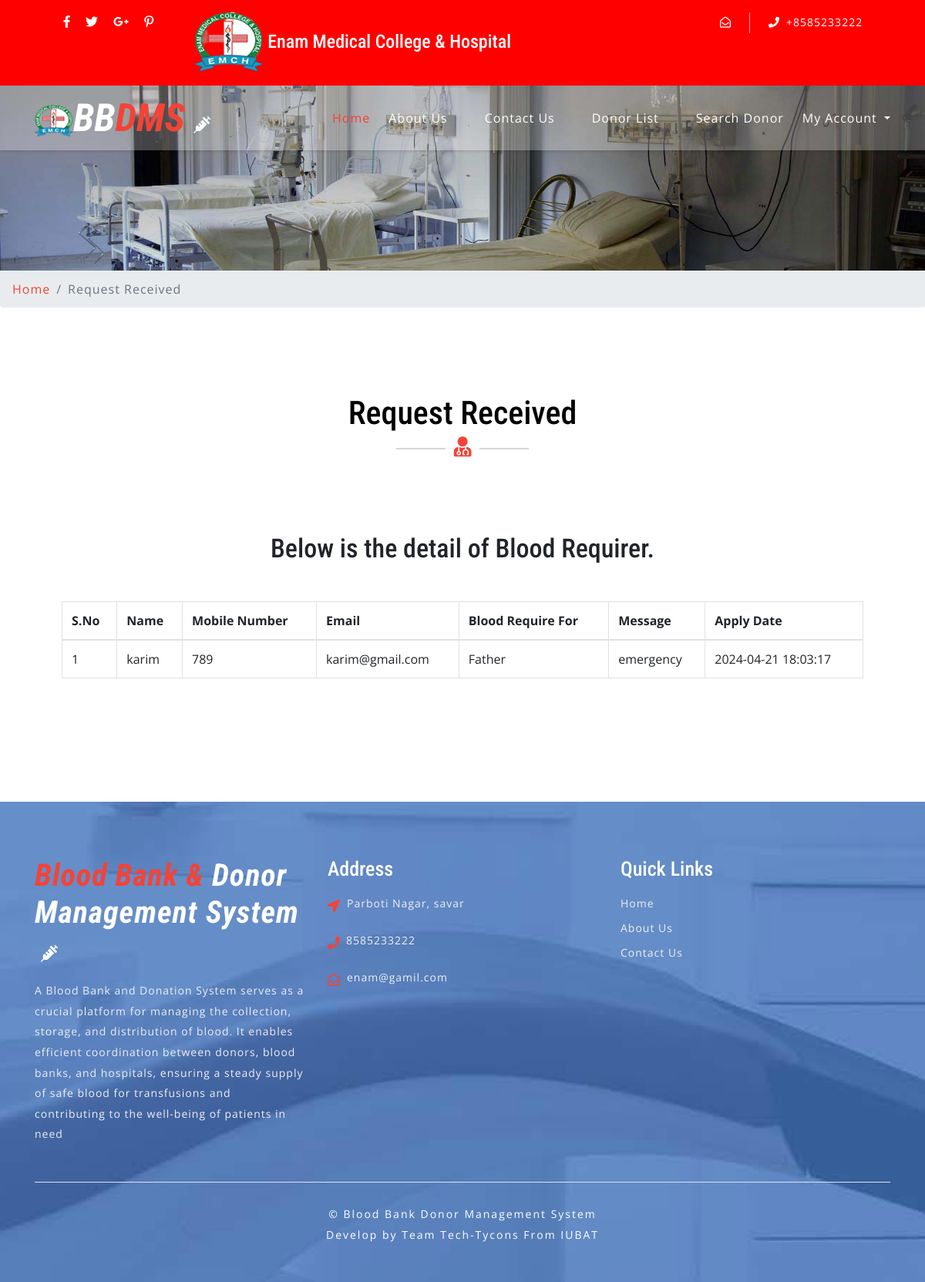
Page /request-received.php (signed in) on the committed database.
### tables this page shows
CREATE TABLE `tblcontactusinfo` (
  `id` int(11) NOT NULL,
  `Address` tinytext DEFAULT NULL,
  `EmailId` varchar(255) DEFAULT NULL,
  `ContactNo` char(11) DEFAULT NULL
);

CREATE TABLE `tblbloodrequirer` (
  `ID` int(10) NOT NULL,
  `BloodDonarID` int(10) DEFAULT NULL,
  `name` varchar(250) DEFAULT NULL,
  `EmailId` varchar(250) DEFAULT NULL,
  `ContactNumber` bigint(10) DEFAULT NULL,
  `BloodRequirefor` varchar(250) DEFAULT NULL,
  `Message` mediumtext DEFAULT NULL,
  `ApplyDate` timestamp NULL DEFAULT current_timestamp()
);

### request-received.php (the view, shortened to what this page needs)
<?php
include('includes/config.php');
if (strlen($_SESSION['bbdmsdid']==0)) {
  header('location:logout.php');
  } else{
  ?>
<!DOCTYPE html>
<html lang="zxx">
<head>
	<link rel="stylesheet" href="css/bootstrap.css">
	<link rel="stylesheet" href="css/style.css" type="text/css" media="all" />
	<link rel="stylesheet" href="css/fontawesome-all.css">
</head>
<body>
	<?php include('includes/header.php');?>
	<div class="inner-banner-w3ls">
	</div>
	<div class="breadcrumb-agile">
		<div aria-label="breadcrumb">
			<ol class="breadcrumb">
				<li class="breadcrumb-item">
					<a href="index.php">Home</a>
				</li>
				<li class="breadcrumb-item active" aria-current="page">Request Received</li>
			</ol>
		</div>
	</div>
	<div class="appointment py-5">
		<div class="py-xl-5 py-lg-3">
			<div class="w3ls-titles text-center mb-5">
				<h3 class="title">Request Received</h3>
				<span>
					<i class="fas fa-user-md"></i>
				</span>
			</div>
			<div class="d-flex">
				<div class="contact-right-w3l appoint-form" style="width:100% !important;">
					<h5 class="title-w3 text-center mb-5">Below is the detail of Blood Requirer.</h5>
					<table border="1" class="table table-bordered">
                                    <thead>
                                         <tr>
                                         	<th>S.No</th>
                                            <th>Name</th>
                                            <th>Mobile Number</th>
                                            <th>Email</th>
                                            <th>Blood Require For</th>
                                            <th>Message</th>
                                            <th>Apply Date</th>
                                        </tr>
                                    </thead>
                                    <tbody>
                                        <tr><?php
                                          $uid=$_SESSION['bbdmsdid'];
$sql="SELECT tblbloodrequirer.BloodDonarID,tblbloodrequirer.name,tblbloodrequirer.EmailId,tblbloodrequirer.ContactNumber,tblbloodrequirer.BloodRequirefor,tblbloodrequirer.Message,tblbloodrequirer.ApplyDate,tblblooddonars.id as donid from  tblbloodrequirer join tblblooddonars on tblblooddonars.id=tblbloodrequirer.BloodDonarID where tblbloodrequirer.BloodDonarID=:uid";
$query = $dbh -> prepare($sql);
$query->bindParam(':uid',$uid,PDO::PARAM_STR);
$query->execute();
$results=$query->fetchAll(PDO::FETCH_OBJ);
$cnt=1;
if($query->rowCount() > 0)
{
foreach($results as $row)
{               ?>
                                            <td><?php echo htmlentities($cnt);?></td>
                                        <td><?php  echo htmlentities($row->name);?></td>
                                             <td><?php  echo htmlentities($row->ContactNumber);?></td>
                                             <td><?php  echo htmlentities($row->EmailId);?></td>
                                          <td><?php  echo htmlentities($row->BloodRequirefor);?></td>
                 <td><?php  echo htmlentities($row->Message);?>
                  </td>
                                            <td>
                                              <?php  echo htmlentities($row->ApplyDate);?>
                                            </td>
                                        </tr>
                                    <?php $cnt=$cnt+1;}} else {?>
                                        <tr>
                                            <th colspan="8" style="color:red;"> No Record found</th>
                                        </tr>
                                    <?php } ?>
                                    </tbody>
                                </table>
				</div>
			</div>
		</div>
	</div>
	<?php include('includes/footer.php');?>
	<link rel="stylesheet" href="css/jquery-ui.css" />
</body>
</html><?php } ?>

### includes/header.php (shortened to what this page needs)
    <header>
        <div class="top-bar py-3">
            <div class="container">
                <div class="row">
                    <div class="col-lg-7 top-social-agile">
                        <div class="row">
                            <ul class="col-lg-4 col-6 top-right-info text-center">
                                <li>
                                    <a href="#">
                                        <i class="fab fa-facebook-f"></i>
                                    </a>
                                </li>
                                <li class="mx-3">
                                    <a href="#">
                                        <i class="fab fa-twitter"></i>
                                    </a>
                                </li>
                                <li>
                                    <a href="#">
                                        <i class="fab fa-google-plus-g"></i>
                                    </a>
                                </li>
                                <li class="ml-3">
                                    <a href="#">
                                        <i class="fab fa-pinterest-p"></i>
                                    </a>
                                </li>
                            </ul><?php
$sql = "SELECT * from tblcontactusinfo";
$query = $dbh -> prepare($sql);
$query->execute();
$results=$query->fetchAll(PDO::FETCH_OBJ);
if($query->rowCount() > 0)
{
foreach($results as $result)
{ ?>
                            <div class="enamdiv">
                                <h4 class="enam"><img src="images/enam_remove.png" alt=""> Enam Medical College & Hospital</h4>
                            </div>
                        </div>
                    </div>
                    <div class="col-lg-5 top-social-agile text-lg-right text-center">
                        <div class="row">
                            <div class="col-lg-7 col-6 top-w3layouts">
                                <p class="text-white">
                                    <i class="far fa-envelope-open mr-2" ></i>
                                </p>
                            </div>
                            <div class="col-lg-5 col-6 header-w3layouts pl-4 text-lg-left">
                                <p class="text-white">
                                    <i class="fas fa-phone mr-2"></i>+<?php  echo $result->ContactNo; ?></p>
                            </div>
                        </div><?php } } ?>
                    </div>
                </div>
            </div>
        </div>
    </header>
    <div id="home">
        <div class="main-top py-1">
            <nav class="navbar navbar-expand-lg navbar-light fixed-navi">
                <div class="container">
                    <h1>
                        <a class="navbar-brand font-weight-bold font-italic" href="index.php">
                        <img src="images/enam2.png" alt=""><span>BB</span>DMS
                            <i class="fas fa-syringe"></i>
                        </a>
                    </h1>
                    <div class="collapse navbar-collapse text-center" id="navbarSupportedContent">
                        <ul class="navbar-nav ml-lg-auto">
                            <li class="nav-item active mt-lg-0 mt-3">
                                <a class="nav-link" href="index.php">Home
                                </a>
                            </li>
                            <li class="nav-item mx-lg-4 my-lg-0 my-3">
                                <a class="nav-link" href="about.php">About Us</a>
                            </li>
                            <li class="nav-item mx-lg-4 my-lg-0 my-3">
                                <a class="nav-link" href="contact.php">Contact Us</a>
                            </li>
                            <li class="nav-item mx-lg-4 my-lg-0 my-3">
                                <a class="nav-link" href="donor-list.php">Donor List</a>
                            </li>
                            <li class="nav-item mx-lg-4 my-lg-0 my-3">
                                <a class="nav-link" href="search-donor.php">Search Donor</a>
                            </li>
                            <?php if (strlen($_SESSION['bbdmsdid']!=0)) {?>
                            <li class="nav-item dropdown">
                                <a class="nav-link dropdown-toggle" href="#" id="navbarDropdown" role="button" data-toggle="dropdown"
                                    aria-haspopup="true" aria-expanded="false">
                                    My Account
                                </a>
                            </li>
                            <?php } ?>
                    </div>
                </div>
            </nav>
        </div>
    </div>

### includes/footer.php (shortened to what this page needs)
<footer>
    <div class="w3ls-footer-grids pt-sm-4 pt-3">
      <div class="container py-xl-5 py-lg-3">
        <div class="row">
          <div class="col-md-4 w3l-footer">
            <h2 class="mb-sm-3 mb-2">
              <a href="index.php" class="text-white font-italic font-weight-bold">
                <span>Blood Bank & </span>Donor Management System
                <i class="fas fa-syringe ml-2"></i>
              </a>
            </h2>
            <p>
A Blood Bank and Donation System serves as a crucial platform for managing the collection, storage, and distribution of blood. It enables efficient coordination between donors, blood banks, and hospitals, ensuring a steady supply of safe blood for transfusions and contributing to the well-being of patients in need</p>
          </div>
          <div class="col-md-4 w3l-footer my-md-0 my-4">
            <h3 class="mb-sm-3 mb-2 text-white">Address</h3>
            <ul class="list-unstyled">
              <?php
$sql = "SELECT * from tblcontactusinfo";
$query = $dbh -> prepare($sql);
$query->execute();
$results=$query->fetchAll(PDO::FETCH_OBJ);
if($query->rowCount() > 0)
{
foreach($results as $result)
{ ?>
              <li>
                <i class="fas fa-location-arrow float-left"></i>
                <p class="ml-4">
                  <p class="pp">  Parboti Nagar, savar</p>
                <div class="clearfix"></div>
              </li>
              <li class="my-3">
                <i class="fas fa-phone float-left"></i>
                <p class="ml-4"><?php  echo $result->ContactNo; ?></p>
                <div class="clearfix"></div>
              </li>
              <li>
                <i class="far fa-envelope-open float-left"></i>
                <p class="pp">enam@gamil.com</p>
                <div class="clearfix"></div>
              </li>
            <?php } } ?></ul>
          </div>
          <div class="col-md-4 w3l-footer">
            <h3 class="mb-sm-3 mb-2 text-white">Quick Links</h3>
            <div class="nav-w3-l">
              <ul class="list-unstyled">
                <li>
                  <a href="index.php">Home</a>
                </li>
                <li class="mt-2">
                  <a href="about.php">About Us</a>
                </li>
                <li class="mt-2">
                  <a href="contact.php">Contact Us</a>
                </li>
              </ul>
            </div>
          </div>
        </div>
        <div class="border-top mt-5 pt-lg-4 pt-3 pb-lg-0 pb-3 text-center">
          <p class="copy-right-grids mt-lg-1">©  Blood Bank Donor Management System<br>
            Develop by Team Tech-Tycons From IUBAT
          </p>
        </div>
      </div>
    </div>
  </footer>

### css/style.css (style rules this page uses)
body { padding: 0; margin: 0; background: #FFF; font-family: 'Open Sans', sans-serif; }
body a { transition: 0.5s all; -webkit-transition: 0.5s all; -moz-transition: 0.5s all; -o-transition: 0.5s all; -ms-transition: 0.5s all; text-decoration: none; }
h1, h2, h3, h4, h5, h6 { margin: 0; padding: 0; font-family: 'Roboto Condensed', sans-serif; }
p { margin: 0; padding: 0; font-family: 'Open Sans', sans-serif; font-size: 15px; letter-spacing: 1px; line-height: 1.9; color: #999; }
ul, ol { margin: 0; padding: 0; }
.top-bar { background: red; }
.top-right-info li i { color: #fff; transition: 0.5s all; -webkit-transition: 0.5s all; -moz-transition: 0.5s all; -o-transition: 0.5s all; -ms-transition: 0.5s all; }
.top-right-info li { display: inline-block; }
.header-top_w3layouts p, .header-w3layouts p, .top-w3layouts p { font-size: 14px; }
.header-top_w3layouts, .header-w3layouts { border-left: 1px solid rgba(255, 255, 255, 0.63); }
div#home { position: relative; }
.main-top { position: absolute; z-index: 999; width: 100%; background: rgba(255, 255, 255, 0.26); box-shadow: 0 2px 3px 0 rgba(0, 0, 0, 0.1); -webkit-transition: background-color .1s ease-in-out; -moz-transition: background-color .1s ease-in-out; -ms-transition: background-color .1s ease-in-out; -o-transition: background-color .1s ease-in-out; transition: background-color .1s ease-in-out; }
.navbar-light .navbar-nav .nav-link { padding: 0; color: #fff; background: transparent; font-size: 16px; letter-spacing: 1px; }
.navbar-light .navbar-nav .show>.nav-link, .navbar-light .navbar-nav .active>.nav-link, .navbar-light .navbar-nav .nav-link.show, .navbar-light .navbar-nav .nav-link.active, .navbar-light .navbar-nav .nav-link:hover, .navbar-light .navbar-nav .nav-link:focus { color: #f44336; }
nav.fixed-navi ul { list-style: none; margin: 0; padding: 0; }
nav.fixed-navi ul li { float: left; }
a.navbar-brand { color: #f44336; font-size: 50px; padding: 0; }
.navbar-light .navbar-brand, .navbar-light .navbar-brand:hover, .navbar-light .navbar-brand:focus, .w3l-footer h2 a span { color: #f44336; }
a.navbar-brand span { color: #fff; }
a.navbar-brand i, .w3l-footer h2 a i { color: #fff; font-size: 22px; }
h3.title { color: #000; font-size: 42px; }
.w3ls-titles span { position: relative; }
.w3ls-titles span:before { content: " "; background: #d6d6d6; width: 64px; height: 2px; position: absolute; top: 9px; left: -75px; }
.w3ls-titles span:after { content: " "; background: #d6d6d6; width: 64px; height: 2px; position: absolute; top: 9px; right: -75px; }
.w3ls-titles i { color: #f44336; font-size: 26px; margin-top: 5px; }
footer { background: url(../images/bg3.jpg) no-repeat center fixed; background-size: cover; -webkit-background-size: cover; -moz-background-size: cover; -o-background-size: cover; -moz-background-size: cover; }
.w3l-footer h2 a { font-size: 40px; letter-spacing: 1px; }
.w3l-footer h3 { font-size: 26px; }
.w3l-footer p, .w3l-footer p a, .w3l-footer ul li a { font-size: 14px; color: #efefef; letter-spacing: 1px; }
.w3l-footer ul li i { color: #f44336; line-height: 2; }
p.copy-right-grids { font-size: 14px; color: #fff; letter-spacing: 2px; }
.inner-banner-w3ls { background: url(../images/banner3.jpg) no-repeat center; background-size: cover; -webkit-background-size: cover; -moz-background-size: cover; -o-background-size: cover; -moz-background-size: cover; height: 20vw; }
.breadcrumb li a { color: #f44336; }
.breadcrumb li { letter-spacing: 1px; color: #000; }
h5.title-w3 { font-size: 34px; }
.contact-right-w3l { padding: 3em 5em; }
.contact-right-w3l.appoint-form { float: right; width: 56%; }

### includes/header.php (style rules this page uses)
.enamdiv { display: flex; }
h4 { color: white; }

### includes/footer.php (style rules this page uses)
.pp { margin-left:25px; }

### rows in the picture
tblcontactusinfo: ContactNo "8585233222"
tblbloodrequirer: name "karim", ContactNumber "789", EmailId "karim@gmail.com", BloodRequirefor "Father", Message "emergency", ApplyDate "2024-04-21 18:03:17"
